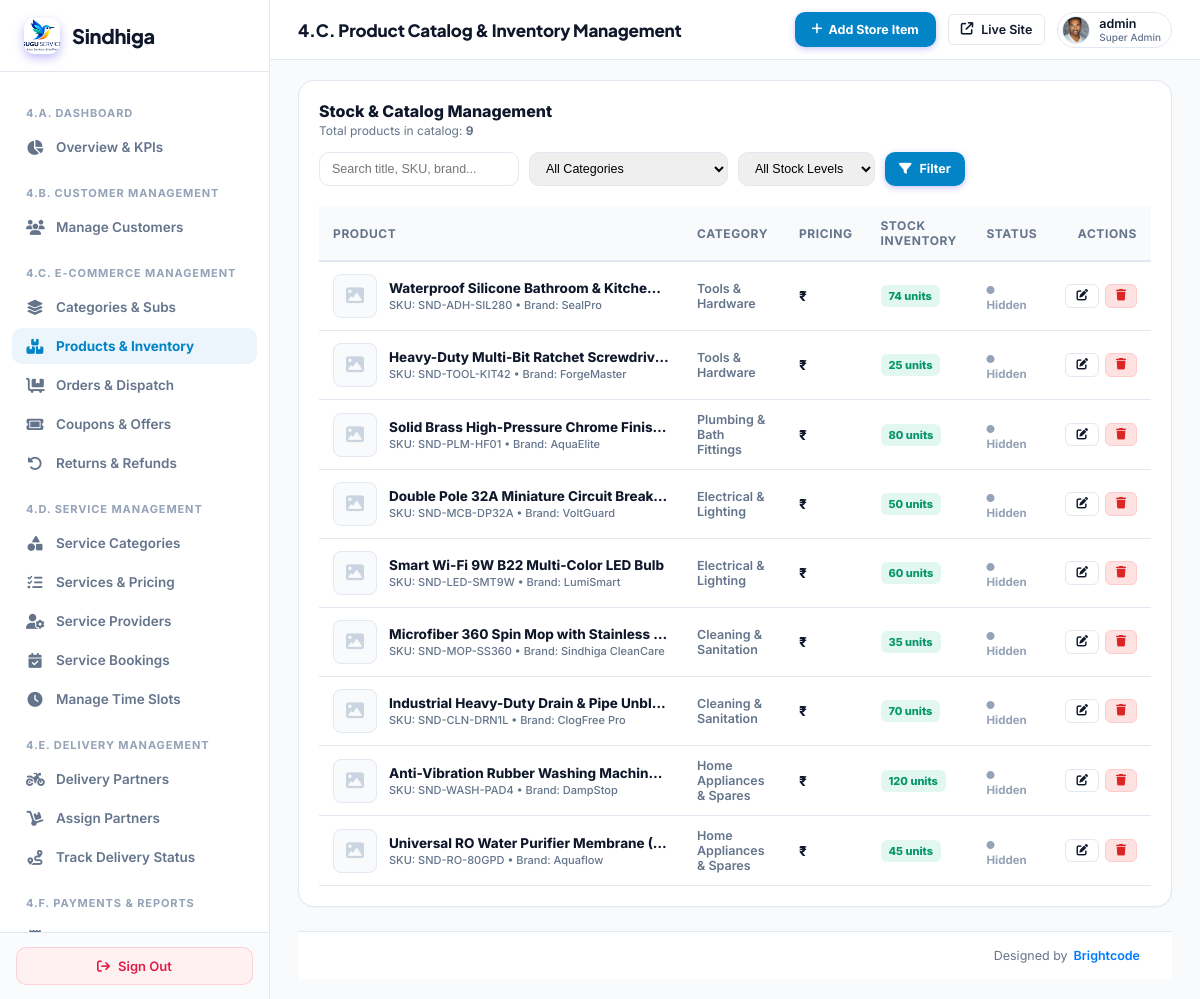
The page /super-admin/ecom/products/ (signed in) on the database as committed earlier.
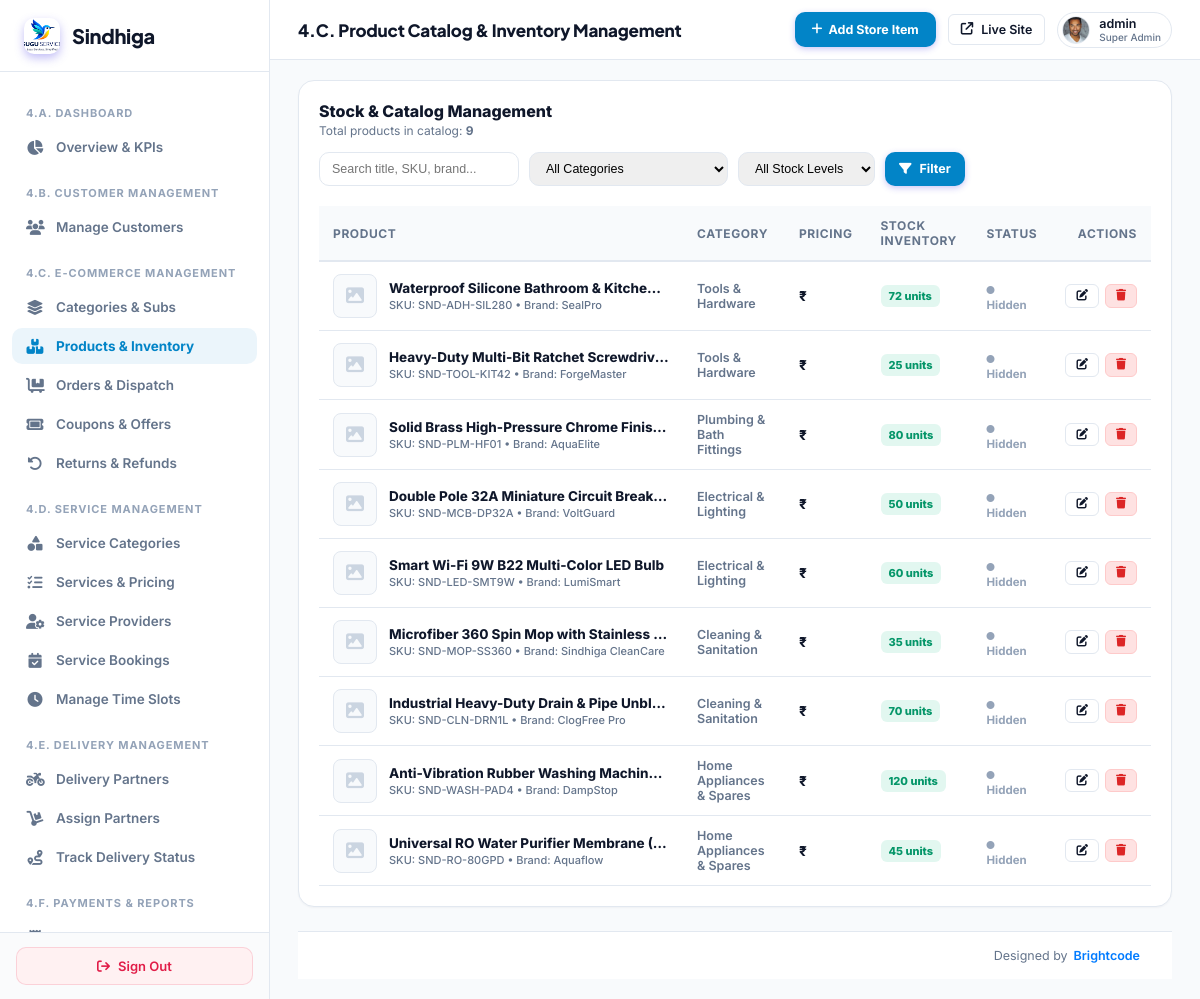
The same page on the database as committed later.
### myapp/models.py (models this page shows, shortened)
class Product(models.Model):
    STATUS_CHOICES = (
        ('active', 'Active / Published'),
        ('draft', 'Draft / Unpublished'),
        ('out_of_stock', 'Out of Stock'),
    )
    title = models.CharField(max_length=255)
    slug = models.SlugField(max_length=255, unique=True, null=True, blank=True)
    category = models.ForeignKey(ProductCategory, on_delete=models.SET_NULL, null=True, blank=True, related_name='products')
    subcategory = models.ForeignKey(ProductSubCategory, on_delete=models.SET_NULL, null=True, blank=True, related_name='products')
    brand = models.CharField(max_length=150, blank=True, null=True)
    description = models.TextField(blank=True, null=True)
    specifications = models.JSONField(default=dict, blank=True, null=True, help_text="Key-value specifications e.g. {'Warranty': '1 Year', 'Color': 'White'}")
    mrp_price = models.DecimalField(max_digits=10, decimal_places=2, default=0.00, help_text="Maximum Retail Price (Strikethrough)")
    sale_price = models.DecimalField(max_digits=10, decimal_places=2, default=0.00, help_text="Effective selling price")
    stock_quantity = models.IntegerField(default=10, help_text="Available inventory units")
    sku = models.CharField(max_length=100, unique=True, null=True, blank=True)
    unit = models.CharField(max_length=50, default='1 Piece', help_text="Unit e.g. 1 Piece, 500g, Pack of 2")
    image = models.ImageField(upload_to='products/', null=True, blank=True)
    image_url = models.CharField(max_length=500, null=True, blank=True)
    status = models.CharField(max_length=20, choices=STATUS_CHOICES, default='active')
    rating = models.DecimalField(max_digits=3, decimal_places=1, default=4.8)
    reviews_count = models.IntegerField(default=0)
    is_featured = models.BooleanField(default=False)
    created_at = models.DateTimeField(default=timezone.now)
    updated_at = models.DateTimeField(auto_now=True)
    class Meta:
        ordering = ['-created_at']

class ProductCategory(models.Model):
    name = models.CharField(max_length=150)
    slug = models.SlugField(max_length=150, unique=True, null=True, blank=True)
    description = models.TextField(blank=True, null=True)
    icon_class = models.CharField(max_length=100, default='bi-box-seam')
    image = models.ImageField(upload_to='product_categories/', null=True, blank=True)
    order = models.IntegerField(default=0)
    status = models.CharField(max_length=20, choices=(('active', 'Active'), ('inactive', 'Inactive')), default='active')
    created_at = models.DateTimeField(default=timezone.now)
    class Meta:
        verbose_name_plural = "Product Categories"
        ordering = ['order', 'name']

### myapp/sindhiga_superadmin_canonical_views.py (the view)
# urls.py: path('super-admin/ecom/products/', canon_admin.super_admin_ecom_products, name='super_admin_ecom_products'),
@user_passes_test(super_admin_check, login_url='/super-admin/login/')
def super_admin_ecom_products(request):
    q = request.GET.get('q', '').strip()
    cat_id = request.GET.get('category', '').strip()
    stock_status = request.GET.get('stock', '').strip()
    products_qs = Product.objects.select_related('category', 'subcategory').order_by('-created_at')
    if q:
        products_qs = products_qs.filter(
            Q(title__icontains=q) |
            Q(sku__icontains=q) |
            Q(brand__icontains=q)
        )
    if cat_id:
        products_qs = products_qs.filter(category_id=cat_id)
    if stock_status == 'out':
        products_qs = products_qs.filter(stock_quantity__lte=0)
    elif stock_status == 'low':
        products_qs = products_qs.filter(stock_quantity__gt=0, stock_quantity__lte=10)
    elif stock_status == 'in_stock':
        products_qs = products_qs.filter(stock_quantity__gt=10)
    categories = ProductCategory.objects.all().order_by('name')
    paginator = Paginator(products_qs, 15)
    page_number = request.GET.get('page')
    products = paginator.get_page(page_number)
    return render(request, 'superadmin/ecom_products.html', {
        'products': products,
        'categories': categories,
        'q': q,
        'selected_category': cat_id,
        'stock_status': stock_status,
        'total_count': products_qs.count()
    })

### myapp/sindhiga_superadmin_canonical_views.py (called while the page is built)
def super_admin_check(user):
    return user.is_authenticated and (user.is_superuser or user.is_staff or getattr(user, 'role', '') == 'ADMIN')

### templates/superadmin/ecom_products.html (shortened to what the changed rows need)
{% extends 'superadmin/base.html' %}
{% block content %}
<div class="card" style="padding: 20px;">
  <div style="overflow-x: auto;">
    <table class="data-table" style="width: 100%; border-collapse: collapse; font-size: 13px;">
      <thead>
        <tr style="border-bottom: 2px solid var(--border); text-align: left; background: #f8fafc;">
          <th style="padding: 12px 14px; font-weight: 700; color: var(--text-muted);">Product</th>
          <th style="padding: 12px 14px; font-weight: 700; color: var(--text-muted);">Category</th>
          <th style="padding: 12px 14px; font-weight: 700; color: var(--text-muted);">Pricing</th>
          <th style="padding: 12px 14px; font-weight: 700; color: var(--text-muted);">Stock Inventory</th>
          <th style="padding: 12px 14px; font-weight: 700; color: var(--text-muted);">Status</th>
          <th style="padding: 12px 14px; font-weight: 700; color: var(--text-muted); text-align: right;">Actions</th>
        </tr>
      </thead>
      <tbody>
        {% for p in products %}
        <tr style="border-bottom: 1px solid var(--border);">
          <td style="padding: 12px 14px;">
            <div style="display: flex; align-items: center; gap: 12px;">
              <div style="width: 44px; height: 44px; border-radius: 8px; background: #f8fafc; border: 1px solid var(--border); display: flex; align-items: center; justify-content: center; overflow: hidden; flex-shrink: 0;">
                {% if p.main_image %}
                  <img src="{{ p.main_image.url }}" alt="{{ p.title }}" style="width: 100%; height: 100%; object-fit: contain;">
                {% else %}
                  <i class="fa-solid fa-image" style="color: #cbd5e1; font-size: 18px;"></i>
                {% endif %}
              </div>
              <div>
                <a href="{% url 'super_admin_ecom_product_edit' p.id %}" style="font-weight: 750; color: var(--text-main); text-decoration: none; display: block; max-width: 280px; white-space: nowrap; overflow: hidden; text-overflow: ellipsis;">
                  {{ p.title }}
                </a>
                <span style="font-size: 11px; color: var(--text-muted);">SKU: {{ p.sku }} &bull; Brand: {{ p.brand|default:"Sindhiga" }}</span>
              </div>
            </div>
          </td>
          <td style="padding: 12px 14px; font-weight: 600; color: var(--text-muted); font-size: 12.5px;">
            {{ p.category.name|default:"Unassigned" }}
          </td>
          <td style="padding: 12px 14px;">
            <div style="font-weight: 800; color: var(--text-main); font-size: 13.5px;">₹{{ p.price|floatformat:0 }}</div>
          </td>
          <td style="padding: 12px 14px;">
            {% if p.stock_quantity <= 0 %}
              <span class="badge" style="background: rgba(239,68,68,0.12); color: #dc2626; padding: 4px 8px; border-radius: 6px; font-weight: 800; font-size: 11px;">
                Out of Stock (0)
              </span>
            {% elif p.stock_quantity <= 10 %}
              <span class="badge" style="background: rgba(245,158,11,0.12); color: #d97706; padding: 4px 8px; border-radius: 6px; font-weight: 800; font-size: 11px;">
                Low Stock ({{ p.stock_quantity }})
              </span>
            {% else %}
              <span class="badge" style="background: rgba(16,185,129,0.12); color: #059669; padding: 4px 8px; border-radius: 6px; font-weight: 800; font-size: 11px;">
                {{ p.stock_quantity }} units
              </span>
            {% endif %}
          </td>
          <td style="padding: 12px 14px;">
            {% if p.is_available %}
              <span style="font-size: 11.5px; font-weight: 700; color: #059669;"><i class="fa-solid fa-circle" style="font-size: 8px; margin-right: 4px;"></i> Live</span>
            {% else %}
              <span style="font-size: 11.5px; font-weight: 700; color: #94a3b8;"><i class="fa-solid fa-circle" style="font-size: 8px; margin-right: 4px;"></i> Hidden</span>
            {% endif %}
          </td>
          <td style="padding: 12px 14px; text-align: right;">
            <div style="display: inline-flex; gap: 6px;">
              <a href="{% url 'super_admin_ecom_product_edit' p.id %}" class="btn btn-outline btn-sm" style="padding: 5px 10px; border: 1px solid var(--border); border-radius: 6px; text-decoration: none; font-size: 11.5px; font-weight: 600; color: var(--text-main);">
                <i class="fa-solid fa-pen-to-square"></i>
              </a>
              <a href="{% url 'super_admin_ecom_product_delete' p.id %}" onclick="return confirm('Delete product {{ p.title }}?');" class="btn btn-sm" style="padding: 5px 10px; border-radius: 6px; text-decoration: none; font-size: 11.5px; font-weight: 600; background: #fee2e2; color: #dc2626; border: 1px solid #fecaca;">
                <i class="fa-solid fa-trash"></i>
              </a>
            </div>
          </td>
        </tr>
        {% empty %}
        <tr>
          <td colspan="6" style="text-align: center; padding: 32px; color: var(--text-muted);">
            No items in catalog matching your filter.
          </td>
        </tr>
        {% endfor %}
      </tbody>
    </table>
  </div>
</div>
{% endblock %}

Rows that differ between the two databases and show on the page:
changed Product "SND-ADH-SIL280": stock_quantity "74" → "72"
